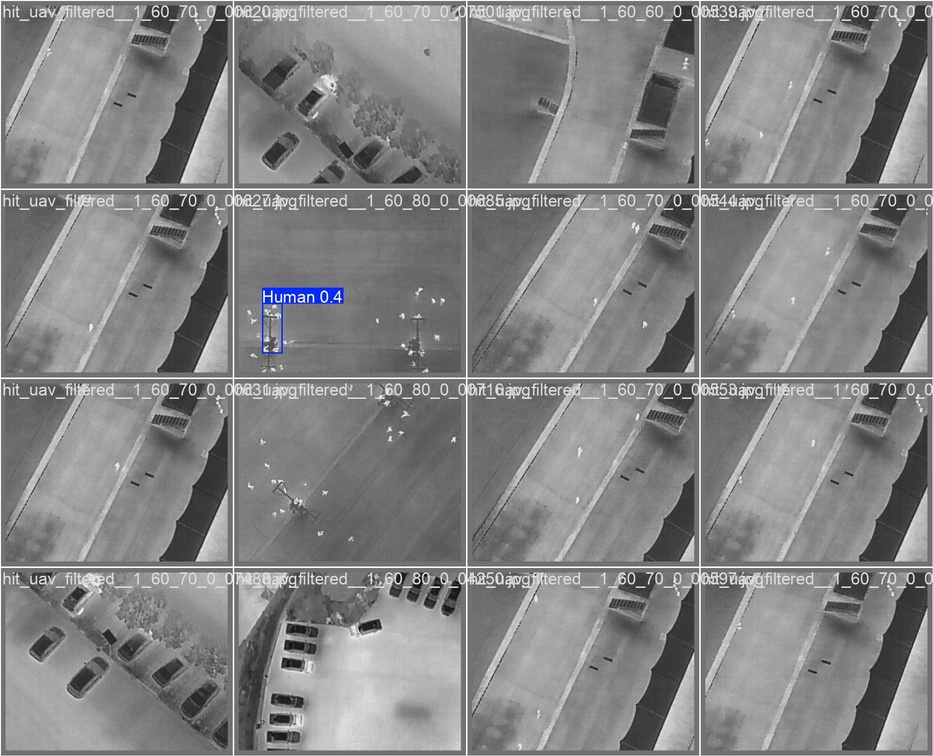
#> input picture yolov8x_humans_v1/val_batch1_pred.jpg, 933 x 756 px, shrunk from 1920 x 1556 before the run
$ python one_hot.py --input ../yolov8x_humans_v1/val_batch1_pred.jpg --output out
#> lines starting #> are read from the running program, lines starting #| are printed output that depends on the picture
import argparse
import os
import sys
from PIL import Image, ImageOps

def process_thermal_image(input_path, output_path):
    """
    Inverts the colors of a thermal image (White Hot <-> Black Hot).
    """
#> called with input_path = '../yolov8x_humans_v1/val_batch1_pred.jpg', output_path = 'out'
    # 1. Validate Input
    if not os.path.exists(input_path):
        print(f"Error: The input file '{input_path}' was not found.")
        sys.exit(1)

    try:
        # 2. Open the image
        with Image.open(input_path) as img:

            # Convert to RGB to ensure we can invert safely
            # (Handling cases where input might be Grayscale 'L' or 'RGBA')
#> img is the input picture: PIL image 933x756 RGB; mean R, G, B 131.3, 131.4, 131.7
            if img.mode == 'RGBA':
                # Separate alpha channel to avoid inverting transparency
                r, g, b, a = img.split()
                rgb_img = Image.merge('RGB', (r, g, b))
                inverted_rgb = ImageOps.invert(rgb_img)
                r2, g2, b2 = inverted_rgb.split()
                # Merge back with original alpha
                final_img = Image.merge('RGBA', (r2, g2, b2, a))
            else:
                final_img = ImageOps.invert(img.convert('RGB'))
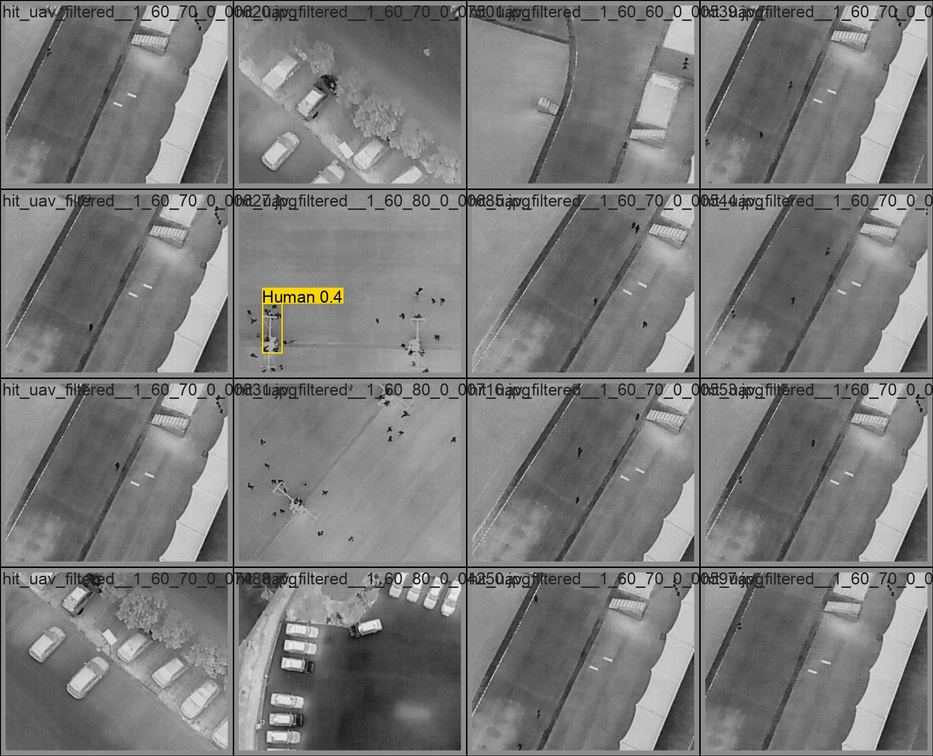
#> final_img: PIL image 933x756 RGB; mean R, G, B 123.7, 123.6, 123.3

            # 3. Determine Output Filename
            # Check if output_path is a directory (ends with slash or is an existing dir)
            if output_path.endswith(os.sep) or os.path.isdir(output_path):
                # Make sure the directory exists
                os.makedirs(output_path, exist_ok=True)

                # Create a new filename (e.g., image_inverted.jpg)
                filename = os.path.basename(input_path)
                name, ext = os.path.splitext(filename)
                new_filename = f"{name}_inverted{ext}"
                save_path = os.path.join(output_path, new_filename)
            else:
                # User provided a full file path
                save_path = output_path
                # Ensure the parent directory exists
                parent_dir = os.path.dirname(save_path)
                if parent_dir:
                    os.makedirs(parent_dir, exist_ok=True)

            # 4. Save
            final_img.save(save_path)
            print(f"Success! Image flipped and saved to: {save_path}")

    except Exception as e:
        print(f"An error occurred: {e}")

if __name__ == "__main__":
    # Setup Command Line Arguments
    parser = argparse.ArgumentParser(description="Flip Thermal Images (White Hot <-> Black Hot)")

    parser.add_argument(
        '--input',
        required=True,
        help="Path to the input image (JPG, PNG, etc.)"
    )
    parser.add_argument(
        '--output',
        required=True,
        help="Path to the output file or directory"
    )

    args = parser.parse_args()

    process_thermal_image(args.input, args.output)
